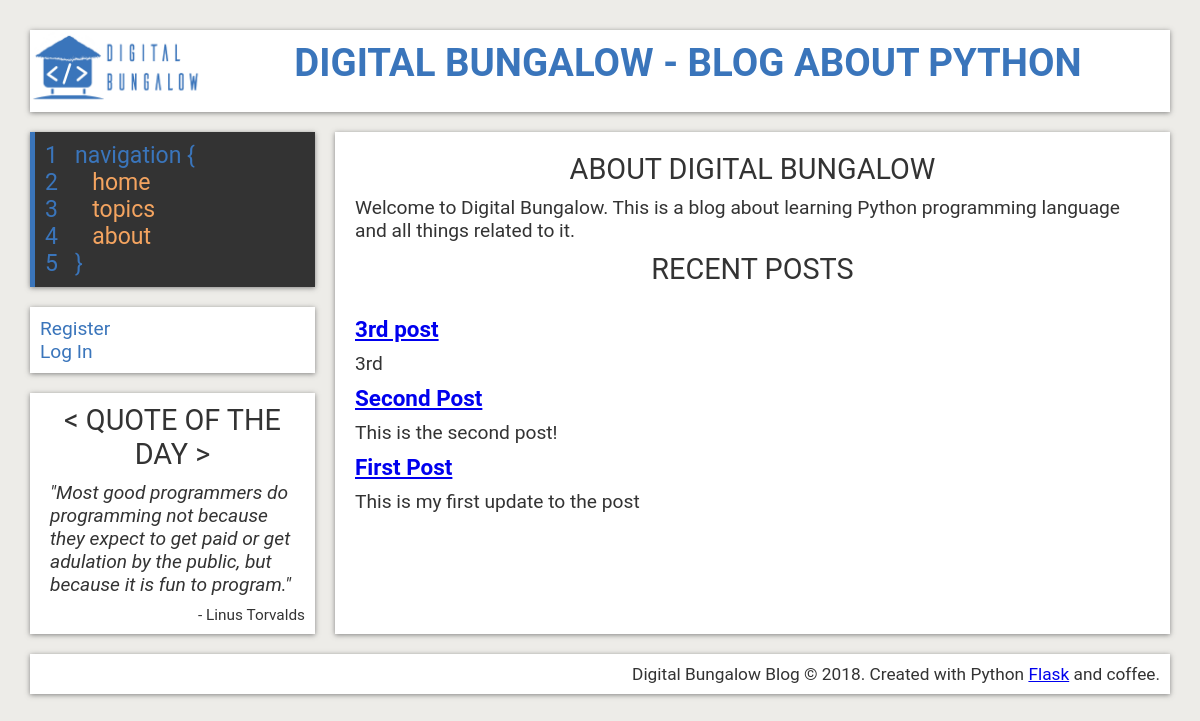
Page /home on the earlier database version.
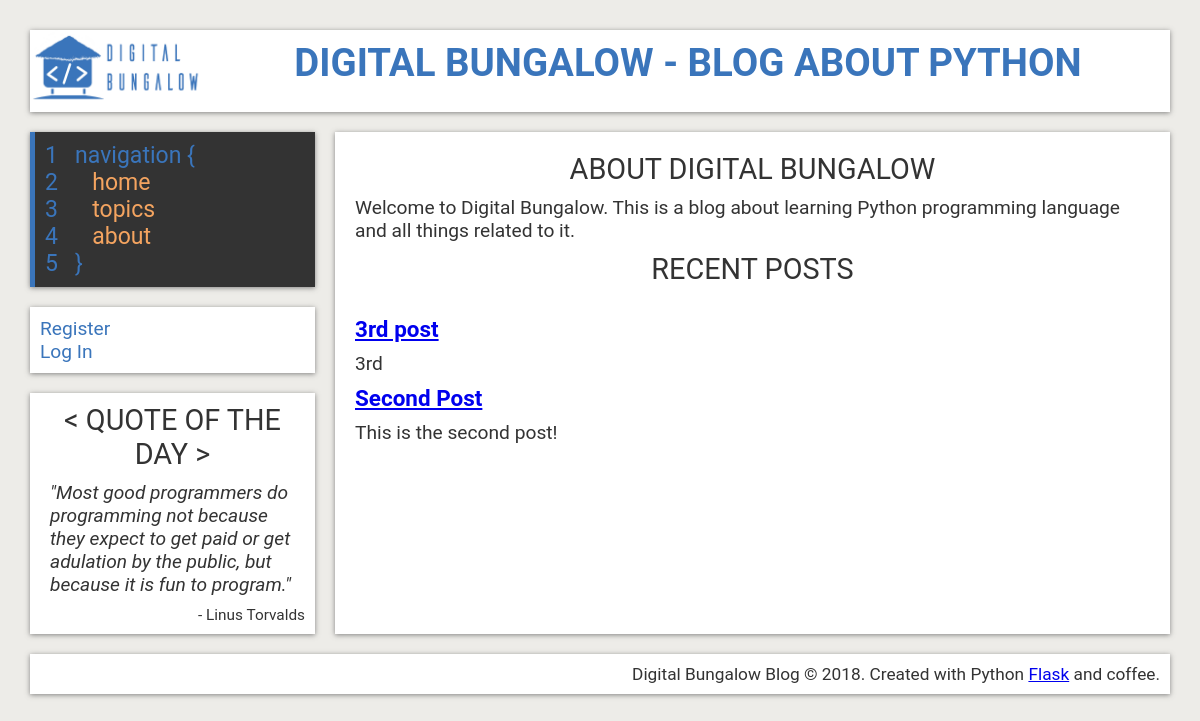
Same page on the later database version.
### flaskblog/models.py (models this page shows, shortened)
class Post(db.Model):
    id = db.Column(db.Integer, primary_key=True)
    title = db.Column(db.String(100), nullable=False)
    date_posted = db.Column(db.DateTime, nullable=False, default=datetime.utcnow)
    content = db.Column(db.Text, nullable=False)
    topic_id = db.Column(db.Integer, db.ForeignKey('topic.id'), nullable=False)
    user_id = db.Column(db.Integer, db.ForeignKey('user.id'), nullable=False)

### flaskblog/routes.py (the view)
@app.route("/")
@app.route("/home")
def home():
    posts = Post.query.order_by(Post.date_posted.desc()).limit(5).all()
    return render_template('home.html', posts=posts)

### flaskblog/templates/home.html
{% extends "layout.html" %}
{% block content %}
  <article class="hp-content">
    <section class="hp-info">
      <h2>About Digital Bungalow</h2>
      <p>Welcome to Digital Bungalow. This is a blog about learning Python
        programming language and all things related to it. </p>
    </section>
    <h2>Recent Posts</h2>
    <section class="hp-recent">
      {% for post in posts %}
        <h3><a href="{{ url_for('post', post_title=post.title) }}">{{ post.title }}</a></h3>
        <div class="post-text">
          {{ post.content[:100] }}
        </div>
      {% endfor %}
    </section>
  </article>
{% endblock content %}

Differences in the rows shown:
removed Post: title "First Post", content "This is my first update to the post"
